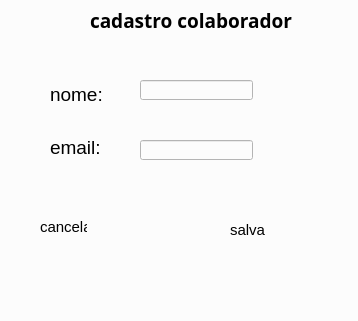
<?xml version="1.0" encoding="UTF-8"?>
<ui version="4.0">
 <class>MainWindow</class>
 <widget class="QMainWindow" name="MainWindow">
  <property name="geometry">
   <rect>
    <x>0</x>
    <y>0</y>
    <width>358</width>
    <height>321</height>
   </rect>
  </property>
  <property name="windowTitle">
   <string>MainWindow</string>
  </property>
  <property name="styleSheet">
   <string notr="true">background-color: rgb(202, 202, 202);
background-color: rgb(252, 252, 252);</string>
  </property>
  <widget class="QWidget" name="centralwidget">
   <widget class="QLabel" name="label">
    <property name="geometry">
     <rect>
      <x>90</x>
      <y>0</y>
      <width>251</width>
      <height>41</height>
     </rect>
    </property>
    <property name="font">
     <font>
      <family>Arial Black</family>
      <pointsize>14</pointsize>
      <weight>75</weight>
      <bold>true</bold>
     </font>
    </property>
    <property name="text">
     <string>cadastro colaborador </string>
    </property>
   </widget>
   <widget class="QLineEdit" name="lineEdit">
    <property name="geometry">
     <rect>
      <x>140</x>
      <y>80</y>
      <width>113</width>
      <height>20</height>
     </rect>
    </property>
    <property name="styleSheet">
     <string notr="true"/>
    </property>
   </widget>
   <widget class="QLineEdit" name="lineEdit_2">
    <property name="geometry">
     <rect>
      <x>140</x>
      <y>140</y>
      <width>113</width>
      <height>20</height>
     </rect>
    </property>
   </widget>
   <widget class="QLabel" name="label_3">
    <property name="geometry">
     <rect>
      <x>230</x>
      <y>220</y>
      <width>131</width>
      <height>20</height>
     </rect>
    </property>
    <property name="font">
     <font>
      <pointsize>11</pointsize>
     </font>
    </property>
    <property name="text">
     <string>salva</string>
    </property>
   </widget>
   <widget class="QLabel" name="label_5">
    <property name="geometry">
     <rect>
      <x>40</x>
      <y>220</y>
      <width>47</width>
      <height>13</height>
     </rect>
    </property>
    <property name="font">
     <font>
      <pointsize>11</pointsize>
     </font>
    </property>
    <property name="text">
     <string>cancelar</string>
    </property>
   </widget>
   <widget class="QWidget" name="layoutWidget">
    <property name="geometry">
     <rect>
      <x>50</x>
      <y>70</y>
      <width>77</width>
      <height>101</height>
     </rect>
    </property>
    <layout class="QVBoxLayout" name="verticalLayout">
     <item>
      <widget class="QLabel" name="label_2">
       <property name="font">
        <font>
         <family>Arial</family>
         <pointsize>14</pointsize>
        </font>
       </property>
       <property name="text">
        <string>nome:</string>
       </property>
      </widget>
     </item>
     <item>
      <widget class="QLabel" name="label_4">
       <property name="font">
        <font>
         <family>Arial</family>
         <pointsize>14</pointsize>
        </font>
       </property>
       <property name="text">
        <string>email:</string>
       </property>
      </widget>
     </item>
    </layout>
   </widget>
  </widget>
  <widget class="QMenuBar" name="menubar">
   <property name="geometry">
    <rect>
     <x>0</x>
     <y>0</y>
     <width>358</width>
     <height>21</height>
    </rect>
   </property>
  </widget>
  <widget class="QStatusBar" name="statusbar"/>
 </widget>
 <resources/>
 <connections/>
</ui>
